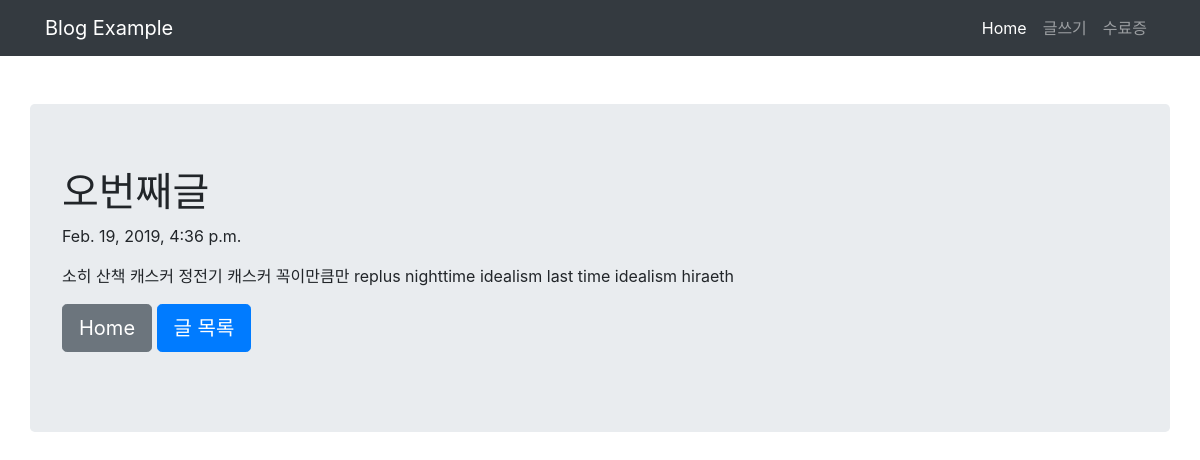
The app's page /blog/5 with its own data.
### blog/models.py (models this page shows, shortened)
class Blog(models.Model):
    title = models.CharField(max_length=200)
    pub_date = models.DateTimeField('date published')
    body = models.TextField()

### blog/views.py (the view)
# urls.py: path('blog/<int:blog_id>',blog.views.detail,name="detail"),
def detail(request,blog_id):
    blog_detail = get_object_or_404(Blog, pk = blog_id)
    return render(request, 'detail.html', {'blog':blog_detail})

### blog/templates/detail.html (shortened to what this page needs)
<!DOCTYPE html>
<html lang="en">
<head>
    <link rel="stylesheet" href="https://stackpath.bootstrapcdn.com/bootstrap/4.1.3/css/bootstrap.min.css"
>
</head>
<body>
    <nav class="navbar navbar-expand-lg navbar-dark bg-dark">
        <div class="container">
            <a class="navbar-brand" href="{% url 'home' %}">Blog Example</a>
            <div class="collapse navbar-collapse" id="navbarNavAltMarkup">
                <div class="navbar-nav ml-auto">
                    <a class="nav-item nav-link active" href="{% url 'home' %}">Home</span></a>
                    <a class="nav-item nav-link" href="{% url 'new' %}">글쓰기</a>
                    <a class="nav-item nav-link" href="#">수료증</a>
                </div>
            </div>
        </div>
    </nav>
    <br><br>
    <div class="container jumbotron">
        <h1>{{ blog.title }}</h1>
        <p>{{ blog.pub_date }}</p>
        <p>{{ blog.body }}</p>
        <p><a class="btn btn-lg btn-secondary" href="{% url 'home' %}" role="button">Home</a> <a class="btn btn-lg btn-primary" href="{% url 'allList' %}" role="button">글 목록</a></p>
    </div>
</body>
</html>

### records on screen
Blog: title "오번째글", pub_date "Feb. 19, 2019, 4:36 p.m.", body "소히 산책 캐스커 정전기 캐스커 꼭이만큼만 replus nighttime idealism last time idealism hiraeth"
